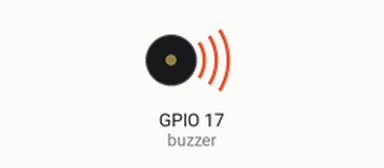
This program was run on a simulated Raspberry Pi (BCM pin numbers). Shown: buzzer (waves = sounding, pin HIGH). What the program prints to the terminal is not drawn.

Above: at 0.2 s.
Timing chart, 0 to 3.0 s (numbered marks = the images above):
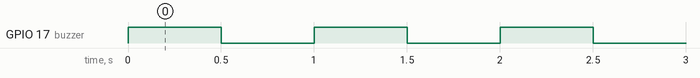

Measured:
- by itself, GPIO 17 (buzzer): alternates HIGH for 0.50 s and LOW for 0.50 s

The program:

3.PiezoSensor_OnOff.py
```python
import RPi.GPIO as GPIO
from time import sleep

GPIO.setwarnings(False)
GPIO.setmode(GPIO.BCM)

buzzer=17
GPIO.setup(buzzer, GPIO.OUT)

while True:
    try:
        GPIO.output(buzzer, GPIO.HIGH)
        print("Beep")
        sleep(0.5)

        GPIO.output(buzzer, GPIO.LOW)
        print("No Beep")
        sleep(0.5)

    except KeyboardInterrupt:
        pass
        print("Exit with ^C")
        GPIO.cleanup()
        exit()
```
